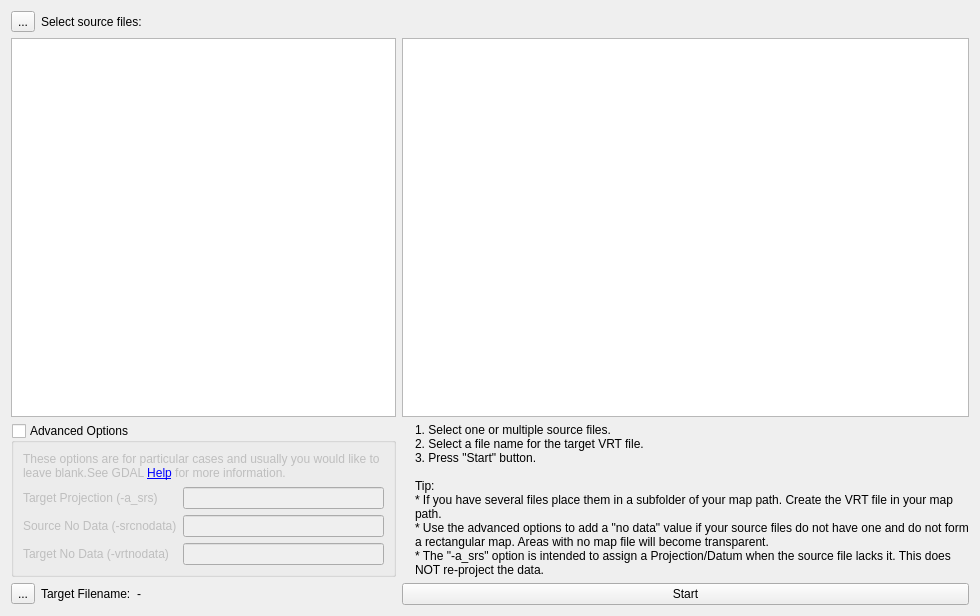
<?xml version="1.0" encoding="UTF-8"?>
<ui version="4.0">
 <class>IMapVrtBuilder</class>
 <widget class="QWidget" name="IMapVrtBuilder">
  <property name="geometry">
   <rect>
    <x>0</x>
    <y>0</y>
    <width>980</width>
    <height>616</height>
   </rect>
  </property>
  <property name="windowTitle">
   <string>Form</string>
  </property>
  <layout class="QGridLayout" name="gridLayout">
   <item row="3" column="1">
    <widget class="QPushButton" name="pushStart">
     <property name="text">
      <string>Start</string>
     </property>
    </widget>
   </item>
   <item row="2" column="0">
    <widget class="QGroupBox" name="groupAdvancedOptions">
     <property name="title">
      <string>Advanced Options</string>
     </property>
     <property name="checkable">
      <bool>true</bool>
     </property>
     <property name="checked">
      <bool>false</bool>
     </property>
     <layout class="QGridLayout" name="gridLayout_2">
      <item row="2" column="0">
       <widget class="QLabel" name="label_3">
        <property name="text">
         <string>Source No Data (-srcnodata)</string>
        </property>
       </widget>
      </item>
      <item row="3" column="0">
       <widget class="QLabel" name="label_5">
        <property name="text">
         <string>Target No Data (-vrtnodata)</string>
        </property>
       </widget>
      </item>
      <item row="3" column="1">
       <widget class="QLineEdit" name="lineVrtNoData"/>
      </item>
      <item row="1" column="0">
       <widget class="QLabel" name="label_2">
        <property name="text">
         <string>Target Projection (-a_srs)</string>
        </property>
       </widget>
      </item>
      <item row="0" column="0" colspan="2">
       <widget class="QLabel" name="labelHelpGDAL">
        <property name="text">
         <string>These options are for particular cases and usually you would like to leave blank.See GDAL &lt;a href='http://www.gdal.org/gdalbuildvrt.html'&gt;Help&lt;/a&gt; for more information.</string>
        </property>
        <property name="wordWrap">
         <bool>true</bool>
        </property>
       </widget>
      </item>
      <item row="2" column="1">
       <widget class="QLineEdit" name="lineSrcNoData">
        <property name="sizePolicy">
         <sizepolicy hsizetype="MinimumExpanding" vsizetype="Fixed">
          <horstretch>0</horstretch>
          <verstretch>0</verstretch>
         </sizepolicy>
        </property>
       </widget>
      </item>
      <item row="1" column="1">
       <widget class="QLineEdit" name="lineASrs">
        <property name="sizePolicy">
         <sizepolicy hsizetype="MinimumExpanding" vsizetype="Fixed">
          <horstretch>0</horstretch>
          <verstretch>0</verstretch>
         </sizepolicy>
        </property>
       </widget>
      </item>
     </layout>
    </widget>
   </item>
   <item row="3" column="0">
    <layout class="QHBoxLayout" name="horizontalLayout">
     <item>
      <widget class="QToolButton" name="toolTargetFile">
       <property name="text">
        <string>...</string>
       </property>
       <property name="icon">
        <iconset resource="../resources.qrc">
         <normaloff>:/icons/32x32/PathBlue.png</normaloff>:/icons/32x32/PathBlue.png</iconset>
       </property>
       <property name="iconSize">
        <size>
         <width>22</width>
         <height>22</height>
        </size>
       </property>
      </widget>
     </item>
     <item>
      <widget class="QLabel" name="label">
       <property name="sizePolicy">
        <sizepolicy hsizetype="Maximum" vsizetype="Preferred">
         <horstretch>0</horstretch>
         <verstretch>0</verstretch>
        </sizepolicy>
       </property>
       <property name="text">
        <string>Target Filename:</string>
       </property>
      </widget>
     </item>
     <item>
      <widget class="QLabel" name="labelTargetFilename">
       <property name="text">
        <string>-</string>
       </property>
      </widget>
     </item>
    </layout>
   </item>
   <item row="0" column="0">
    <layout class="QHBoxLayout" name="horizontalLayout_2">
     <item>
      <widget class="QToolButton" name="toolSourceFiles">
       <property name="text">
        <string>...</string>
       </property>
       <property name="icon">
        <iconset resource="../resources.qrc">
         <normaloff>:/icons/32x32/PathGreen.png</normaloff>:/icons/32x32/PathGreen.png</iconset>
       </property>
       <property name="iconSize">
        <size>
         <width>22</width>
         <height>22</height>
        </size>
       </property>
      </widget>
     </item>
     <item>
      <widget class="QLabel" name="label_4">
       <property name="text">
        <string>Select source files:</string>
       </property>
      </widget>
     </item>
    </layout>
   </item>
   <item row="1" column="0">
    <widget class="QListWidget" name="listWidget">
     <property name="sizePolicy">
      <sizepolicy hsizetype="MinimumExpanding" vsizetype="Expanding">
       <horstretch>0</horstretch>
       <verstretch>0</verstretch>
      </sizepolicy>
     </property>
    </widget>
   </item>
   <item row="2" column="1">
    <layout class="QHBoxLayout" name="horizontalLayout_3">
     <item>
      <widget class="QLabel" name="label_7">
       <property name="sizePolicy">
        <sizepolicy hsizetype="Maximum" vsizetype="Minimum">
         <horstretch>0</horstretch>
         <verstretch>0</verstretch>
        </sizepolicy>
       </property>
       <property name="text">
        <string/>
       </property>
       <property name="pixmap">
        <pixmap resource="../resources.qrc">:/icons/48x48/Help.png</pixmap>
       </property>
       <property name="alignment">
        <set>Qt::AlignLeading|Qt::AlignLeft|Qt::AlignTop</set>
       </property>
      </widget>
     </item>
     <item>
      <widget class="QLabel" name="label_8">
       <property name="sizePolicy">
        <sizepolicy hsizetype="Preferred" vsizetype="Minimum">
         <horstretch>0</horstretch>
         <verstretch>0</verstretch>
        </sizepolicy>
       </property>
       <property name="text">
        <string>1. Select one or multiple source files.
2. Select a file name for the target VRT file.
3. Press &quot;Start&quot; button.

Tip:
* If you have several files place them in a subfolder of your map path. Create the VRT file in your map path.
* Use the advanced options to add a &quot;no data&quot; value if your source files do not have one and do not form a rectangular map. Areas with no map file will become transparent.
* The &quot;-a_srs&quot; option is intended to assign a Projection/Datum when the source file lacks it. This does NOT re-project the data.</string>
       </property>
       <property name="alignment">
        <set>Qt::AlignLeading|Qt::AlignLeft|Qt::AlignTop</set>
       </property>
       <property name="wordWrap">
        <bool>true</bool>
       </property>
      </widget>
     </item>
    </layout>
   </item>
   <item row="1" column="1">
    <widget class="QTextBrowser" name="textBrowser"/>
   </item>
  </layout>
 </widget>
 <resources>
  <include location="../resources.qrc"/>
 </resources>
 <connections/>
</ui>
